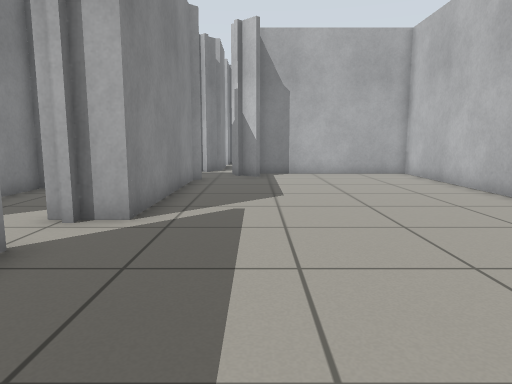
[1] (above)

20 first-person views from a walk through a world built for the Gazebo simulator. The camera is 0.72 m above the floor, tilts 8° down and sees 70° across. The floor is counted in squares, 0.5 m on a side. Each view is taken from the middle of a square. On the plan, view 1 faces up. The plan holds only what a view shows up to about 16 squares ahead; the rest is blank.

[2]
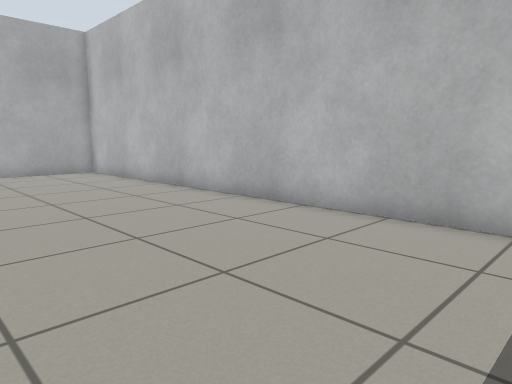

[3]
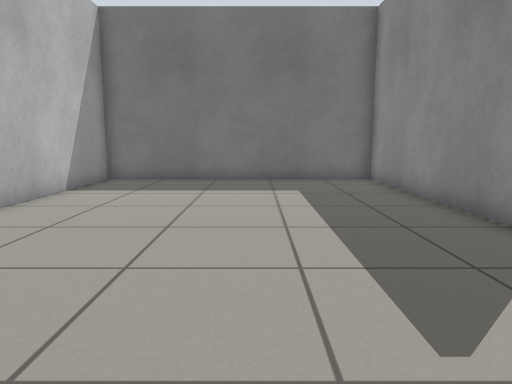

[4]
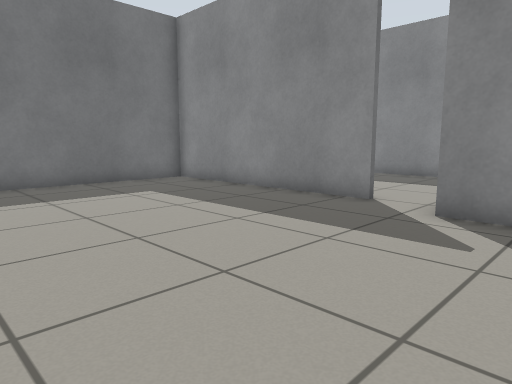

[5]
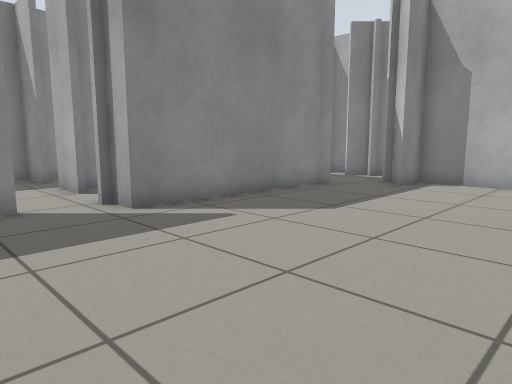

[6]
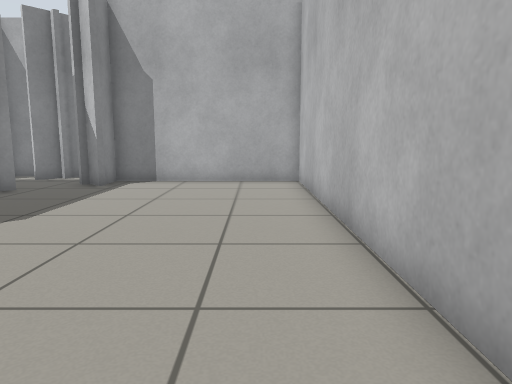

[7]
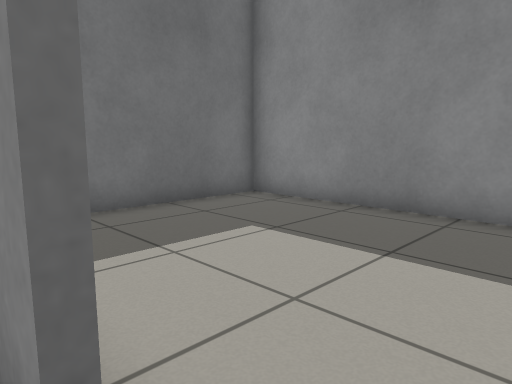

[8]
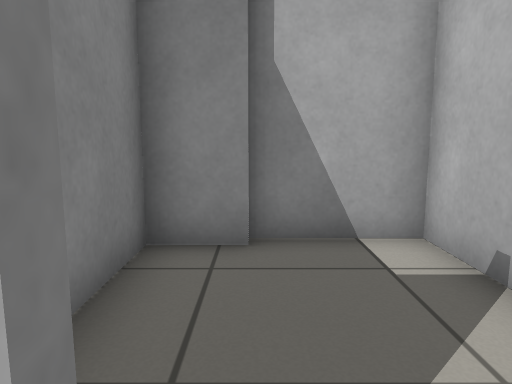

[9]
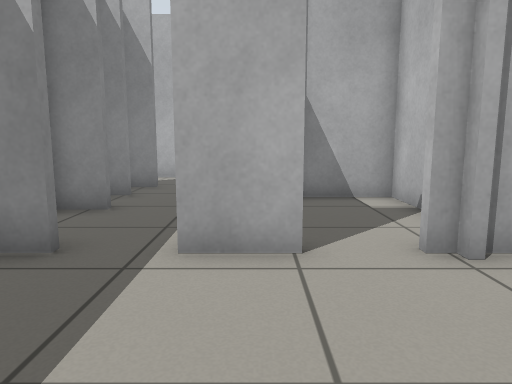

[10]
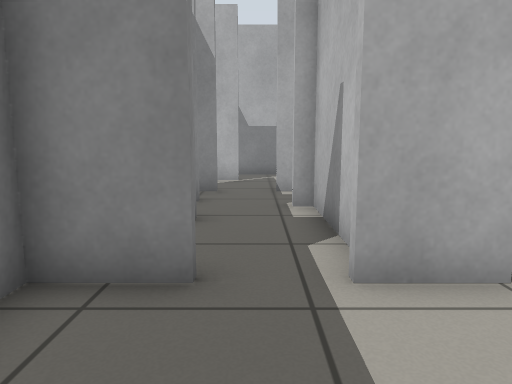

[11]
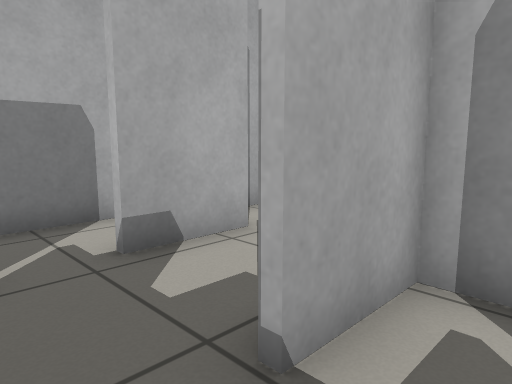

[12]
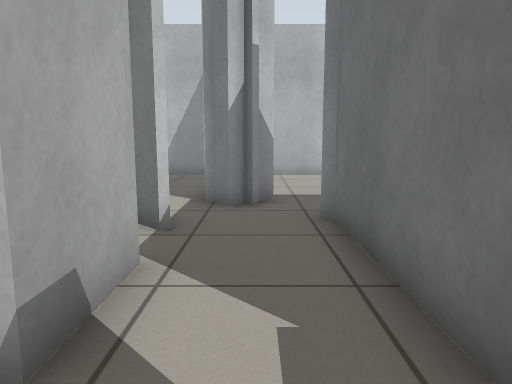

[13]
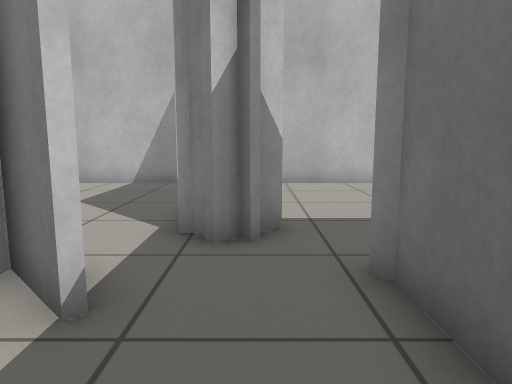

[14]
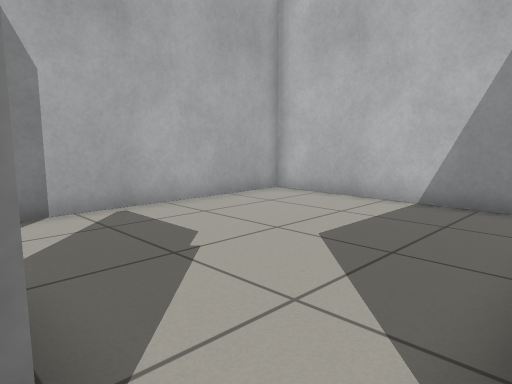

[15]
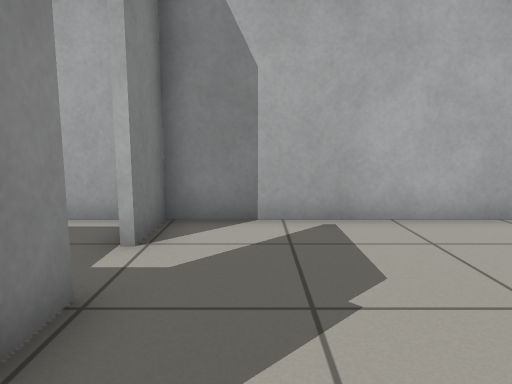

[16]
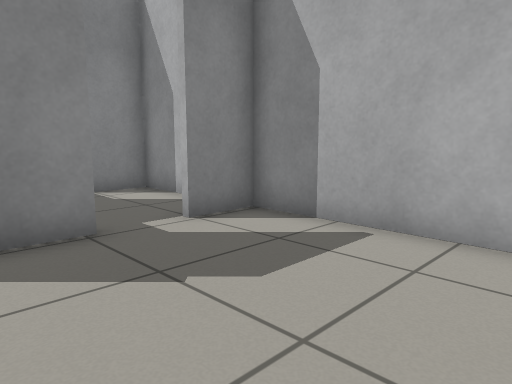

[17]
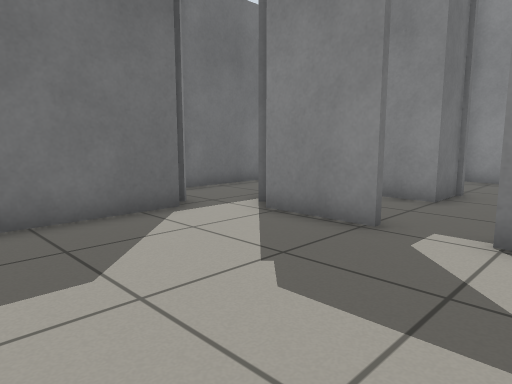

[18]
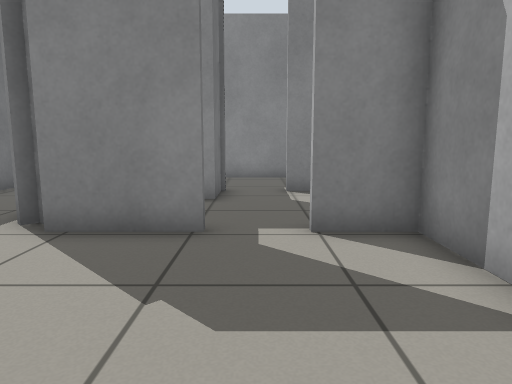

[19]
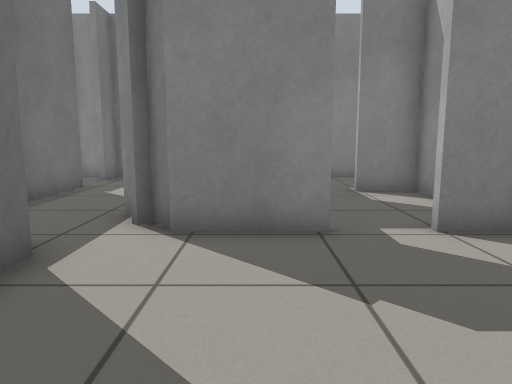

[20]
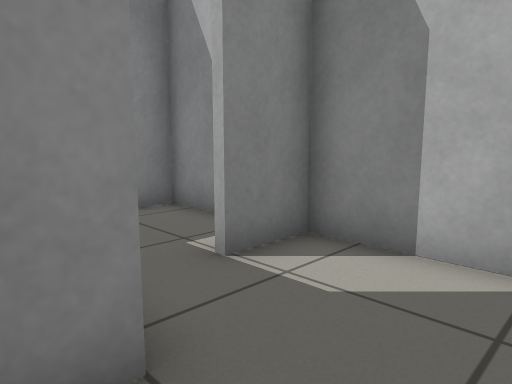

### Floor plan
Ten units are one square. View 1 is at (0, 0); x grows to the right and y downward. Boxes are objects, and circles mark ways between rooms. Rooms are numbered by the first view taken in them; rooms with no view inside come last. Other rooms are left out.
<svg viewBox="-109 -241 179 282">
<path fill="none" stroke="#000" d="M-33 -48 -33 36 65 36 65 -160 0 -160 0 -150M-20 -137 -23 -133 -23 -66 -33 -66M0 -145 -9 -155M-86 -66 -103 -66 -103 14 -56 14M-54 -66 -71 -66M-34 -66 -39 -66M-92 -116 -99 -116M-90 -96 -102 -96M-90 -134 -100 -134M-103 -129 -103 -121M-53 -125 -53 -134 -75 -134M-67 -78 -67 -110M-48 -164 -71 -164M-75 -136 -24 -136 -21 -138M-86 -164 -99 -164M-39 -176 -49 -176M-22 -168 -25 -171M-104 -136 -90 -136M-19 -176 -31 -164M-9 -155 -4 -160M-17 -176 -22 -176M-17 -203 -17 -176M-5 -162 29 -162M-24 -173 -20 -169M65 -171 65 -236 -17 -236 -17 -219M-65 -200 -50 -200 -50 -186M-25 -236 -64 -236 -64 -219M-33 -165 -20 -178M-25 -94 -25 -113 -51 -113M-50 -109 -73 -109M-64 -110 -64 -71M-87 -236 -103 -236 -103 -190M-60 -186 -87 -186"/>
<circle cx="-30" cy="-55" r="3" fill="#2a7"/>
<circle cx="-10" cy="-140" r="3" fill="#2a7"/>
<circle cx="-80" cy="-60" r="3" fill="#2a7"/>
<circle cx="-45" cy="-70" r="3" fill="#2a7"/>
<circle cx="-85" cy="-140" r="3" fill="#2a7"/>
<circle cx="-10" cy="-170" r="3" fill="#2a7"/>
<circle cx="-80" cy="-170" r="3" fill="#2a7"/>
<circle cx="-20" cy="-210" r="3" fill="#2a7"/>
<circle cx="-60" cy="-210" r="3" fill="#2a7"/>
<text x="20" y="-60">1</text>
<text x="-70" y="-30">2</text>
<text x="-80" y="-110">3</text>
<text x="-60" y="-150">4</text>
<text x="20" y="-200">5</text>
<text x="-40" y="-210">6</text>
<text x="-40" y="-90">7</text>
<text x="-80" y="-220">8</text>
<text x="-80" y="-180">9</text>
</svg>
Room 1 opens to room 2. Room 1 opens to room 4. Room 2 opens to room 3. Room 2 opens to room 7. Room 3 opens to room 4. Room 4 opens to room 5. Room 4 opens to room 9. Room 5 opens to room 6. Room 6 opens to room 8.

Where each view was taken, in squares from view 1:
view 1: 0 up, 0 right, facing up
view 2: 1 down, 0 right, facing up-right
view 3: 10 up, 1 right, facing down
view 4: 9 up, 5 right, facing down-left
view 5: 3 up, 5 right, facing up-left
view 6: 3 up, 5 right, facing up
view 7: 6 up, 3 left, facing down-left
view 8: 6 up, 5 left, facing up
view 9: 2 up, 6 left, facing up
view 10: 3 up, 8 left, facing up
view 11: 12 up, 9 left, facing up-right
view 12: 15 up, 9 left, facing right
view 13: 15 up, 6 left, facing right
view 14: 16 up, 2 left, facing up-right
view 15: 17 up, 0 right, facing up
view 16: 18 up, 4 right, facing up-left
view 17: 23 up, 4 right, facing down-left
view 18: 21 up, 4 right, facing left
view 19: 19 up, 4 right, facing left
view 20: 19 up, 3 left, facing up-left
